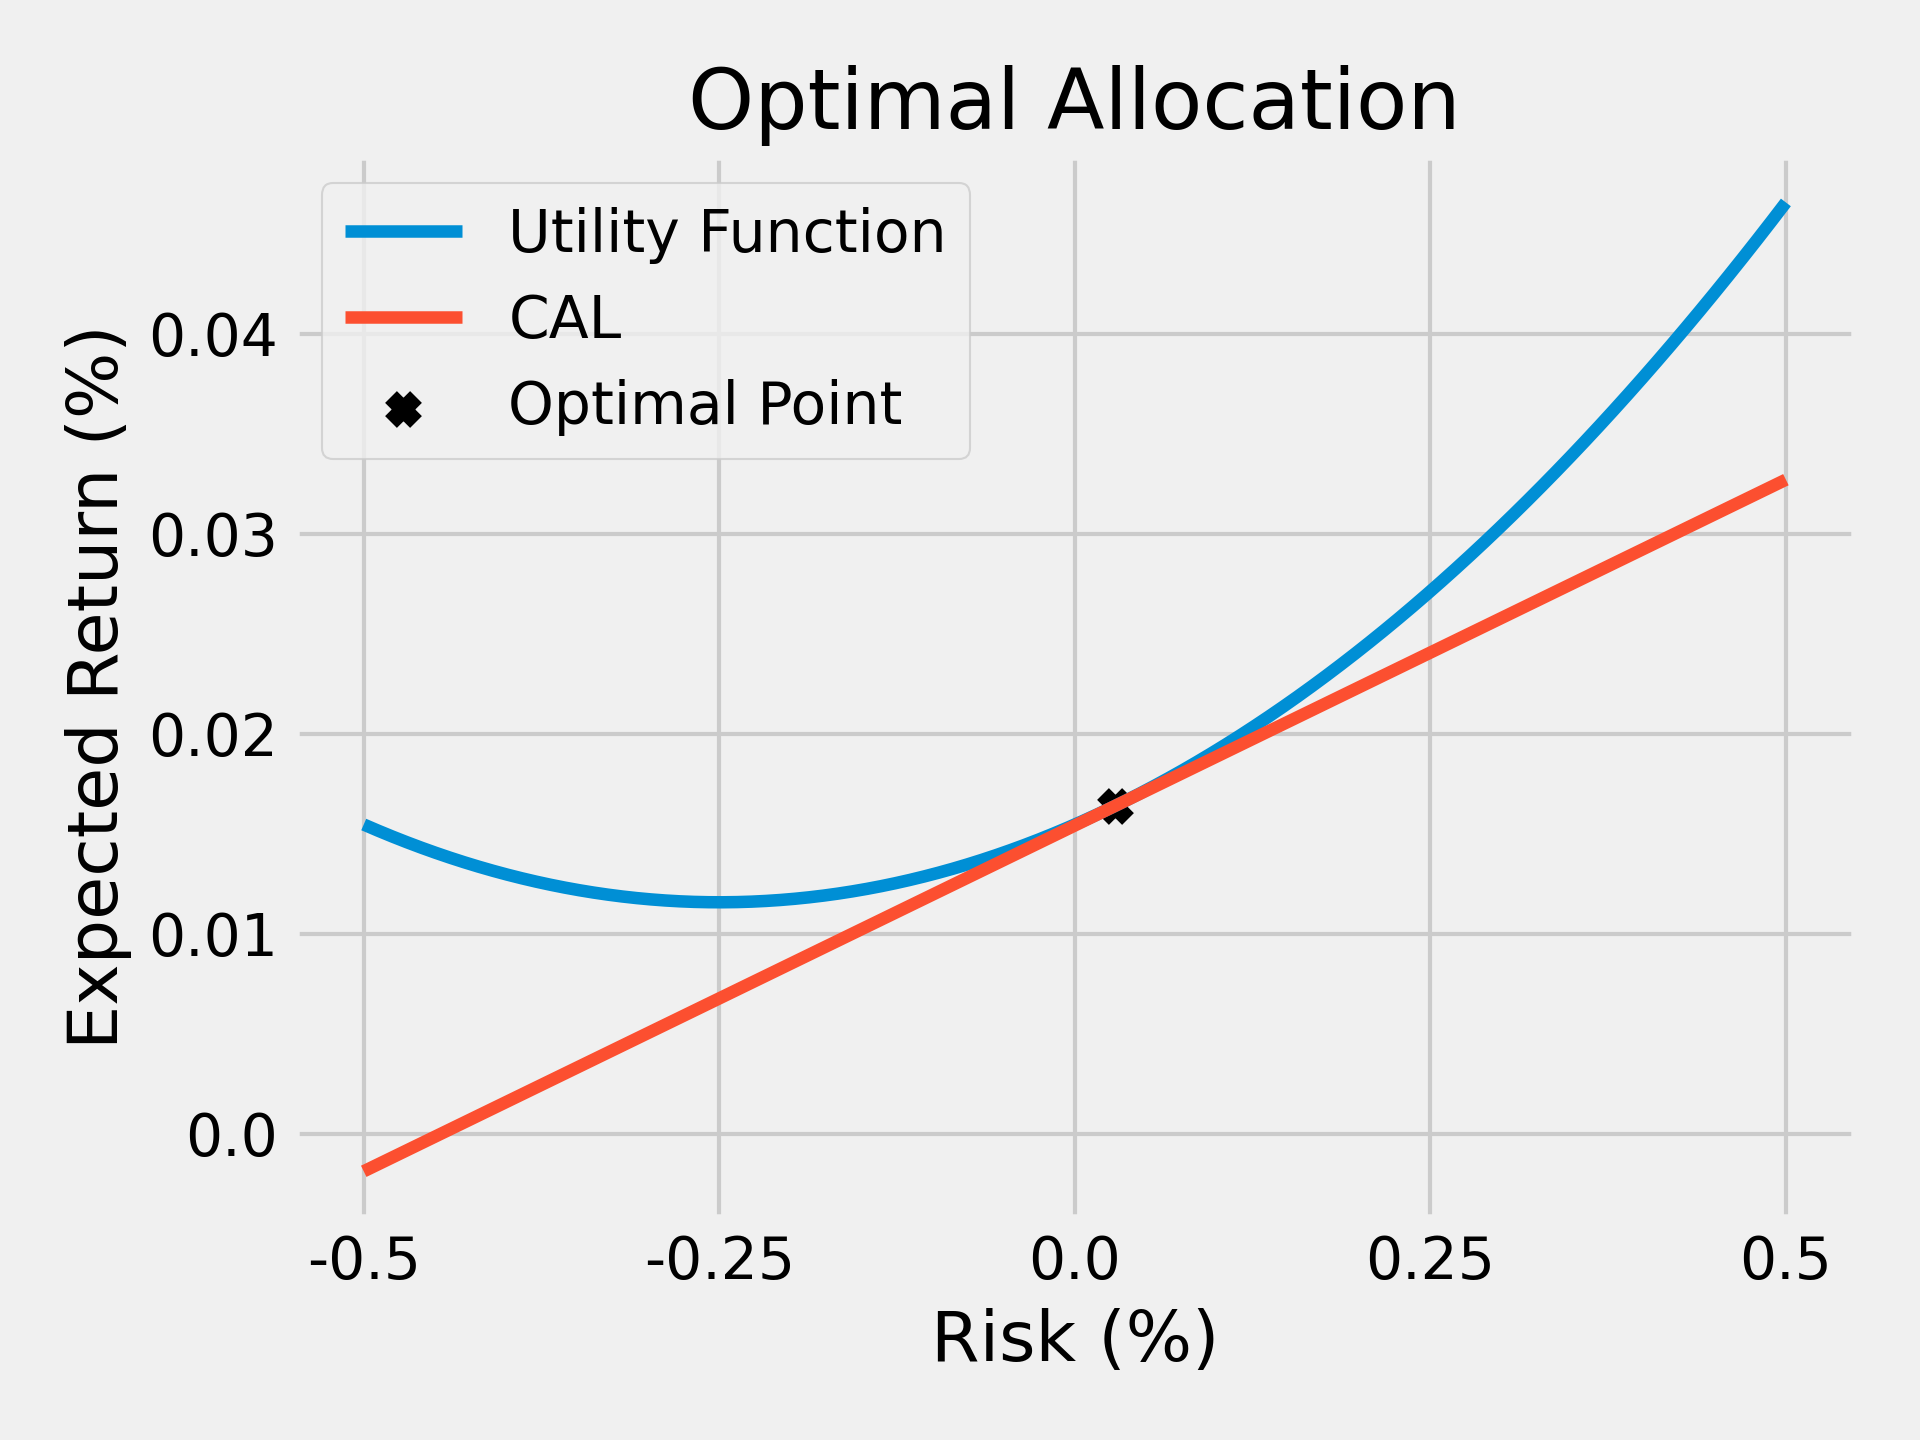

Generate this figure with Python:
from __future__ import print_function
import numpy as np
import matplotlib.pyplot as plt
from stock import Stock

plt.style.use('fivethirtyeight')


def solve(A, r_F, mu_R, sigma_R, verbose=False):
    mu = r_F + (mu_R - r_F)**2 / (A * sigma_R**2)
    sigma = (mu_R - r_F) / (A * sigma_R)
    u = mu - A * sigma**2 / 2
    sr = (mu - r_F) / sigma

    if verbose:
        print("===== NUMERICAL RESULT =====")
        print(f"mu*\t= {mu:.4%}")
        print(f"sigma*\t= {sigma:.4%}")
        print(f"U*\t= {u:.4%}")
        print(f"sharpe\t= {sr:.4f}")
        print()

    return mu, sigma, u, sr


def plot(A, r_F, mu_R, sigma_R):
    mu, sigma, u, sr = solve(A, r_F, mu_R, sigma_R)

    def func(x):
        return A / 2 * x**2 + u

    def cons(x):
        return r_F + x * (mu_R - r_F) / sigma_R

    fig, ax = plt.subplots()
    ticks = np.linspace(-0.005, 0.015, 100)

    ax.plot(ticks, func(ticks), linewidth=3)
    ax.plot(ticks, cons(ticks), linewidth=3)
    ax.scatter(sigma, mu, marker='x', c='black')
    ax.legend(['Utility Function', 'CAL', 'Optimal Point'])

    ax.set_title('Optimal Allocation')
    ax.set_xlabel('Risk (%)')
    ax.set_ylabel('Expected Return (%)')
    ax.set_xticklabels([f'{100*x:.2}' for x in ax.get_xticks()])
    ax.set_yticklabels([f'{100*y:.2}' for y in ax.get_yticks()])

    fig.tight_layout()
    fig.savefig('./allocation.png', dpi=300)


def main():
    # load moutai data
    moutai = Stock("./data", '600519.XSHG', 2021)
    mu_R = moutai.mean
    sigma_R = moutai.std

    # other constants
    A = 28 / 9
    r_F_year = 0.025
    r_F = (r_F_year + 1)**(1 / 365) - 1

    # solve & plot
    solve(A, r_F, mu_R, sigma_R, verbose=True)
    plot(A, r_F, mu_R, sigma_R)


if __name__ == "__main__":
    main()
